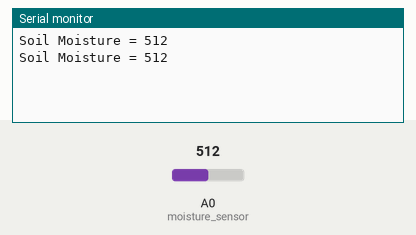
Bench run of a sketch on a simulated Arduino Uno, built with avr-gcc and run on an emulated ATmega328P. On the bench: the last lines printed to the serial monitor. Inputs (shaded band) come from the test bench; at power-on: A0 (moisture_sensor) = 512.

Above: at 1.8 s.
1.9 s: A0 (moisture_sensor) set to 716
At 2.8 s:
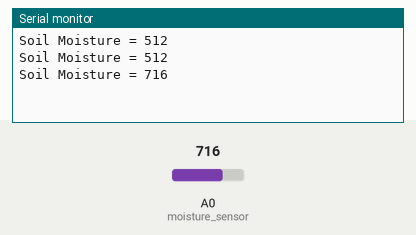
3.4 s: A0 (moisture_sensor) set to 900
At 4.5 s:
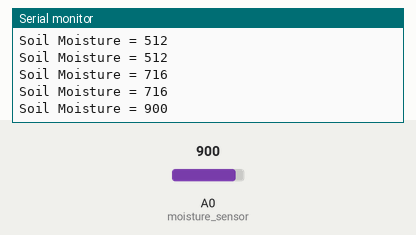
Timing chart, 0 to 6.4 s (numbered marks = the images above; inputs shaded):
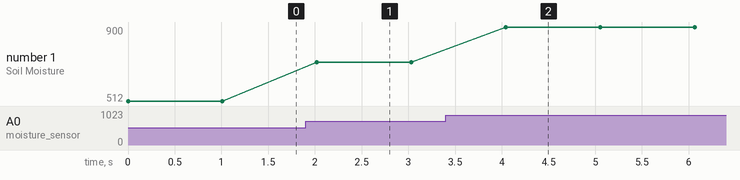

The sketch:

Soil_Moisture.ino
```cpp
/*
Monitor Soil Moisture

HARDWARE:
Arduino UNO
Sparkfun Soil Moisture Sensor

NOTE
Rather than powering the sensor through the 3.3V or 5V pins,
we'll use a digital pin to power the sensor. This will
prevent corrosion of the sensor as it sits in the soil.

*/

int moisture_sensor = A0;
int soilPower = 7; //Variable for Soil moisture Power
int sensorValue;

void setup() {
  Serial.begin(9600);
  pinMode(soilPower, OUTPUT);//Set D7 as an OUTPUT
  digitalWrite(soilPower, LOW);//Set to LOW so no power is flowing through the sensor
}

void loop() {
  Serial.print("Soil Moisture = ");    // print in serial monitor
  Serial.println(readSoil()); // call function below
  delay(1000);
}

int readSoil(){
    digitalWrite(soilPower, HIGH); //turn D7 "On"
    delay(10);//wait 10 milliseconds
    sensorValue = analogRead(moisture_sensor);//Read the SIG value form sensor
    digitalWrite(soilPower, LOW);//turn D7 "Off"
    return sensorValue;//send current moisture value
}
```

Measured:
- after the input at 1.9 s, the serial monitor: prints a new line after 0.12 s (image 1)
- after the input at 3.4 s, the serial monitor: prints a new line after 0.64 s (image 2)
- plotted number 1: 512 → 716 after the input at 1.9 s, 716 → 900 after the input at 3.4 s
